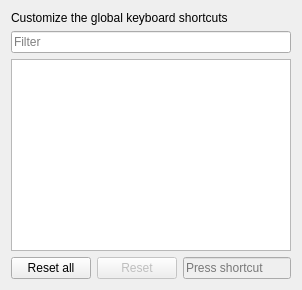
     <widget class="QWidget" name="shortcuts">
      <layout class="QVBoxLayout" name="verticalLayout">
       <item>
        <widget class="QLabel" name="label_7">
         <property name="text">
          <string>Customize the global keyboard shortcuts</string>
         </property>
        </widget>
       </item>
       <item>
        <widget class="QLineEdit" name="w_sc_filter">
         <property name="placeholderText">
          <string>Filter</string>
         </property>
         <property name="clearButtonEnabled">
          <bool>true</bool>
         </property>
        </widget>
       </item>
       <item>
        <widget class="QTreeView" name="w_sc_list">
         <property name="editTriggers">
          <set>QAbstractItemView::EditTrigger::NoEditTriggers</set>
         </property>
         <property name="showDropIndicator" stdset="0">
          <bool>false</bool>
         </property>
         <property name="alternatingRowColors">
          <bool>true</bool>
         </property>
         <property name="indentation">
          <number>0</number>
         </property>
         <property name="rootIsDecorated">
          <bool>false</bool>
         </property>
         <property name="uniformRowHeights">
          <bool>false</bool>
         </property>
         <property name="itemsExpandable">
          <bool>false</bool>
         </property>
         <property name="sortingEnabled">
          <bool>true</bool>
         </property>
         <property name="animated">
          <bool>true</bool>
         </property>
         <property name="allColumnsShowFocus">
          <bool>true</bool>
         </property>
         <property name="expandsOnDoubleClick">
          <bool>false</bool>
         </property>
         <attribute name="headerShowSortIndicator" stdset="0">
          <bool>true</bool>
         </attribute>
         <attribute name="headerStretchLastSection">
          <bool>false</bool>
         </attribute>
        </widget>
       </item>
       <item>
        <layout class="QHBoxLayout" name="horizontalLayout_6">
         <item>
          <widget class="QPushButton" name="w_sc_reset_all">
           <property name="text">
            <string>Reset all</string>
           </property>
          </widget>
         </item>
         <item>
          <widget class="QPushButton" name="w_sc_reset">
           <property name="enabled">
            <bool>false</bool>
           </property>
           <property name="text">
            <string>Reset</string>
           </property>
          </widget>
         </item>
         <item>
          <widget class="QKeySequenceEdit" name="w_sc_edit">
           <property name="enabled">
            <bool>false</bool>
           </property>
          </widget>
         </item>
        </layout>
       </item>
      </layout>
     </widget>
